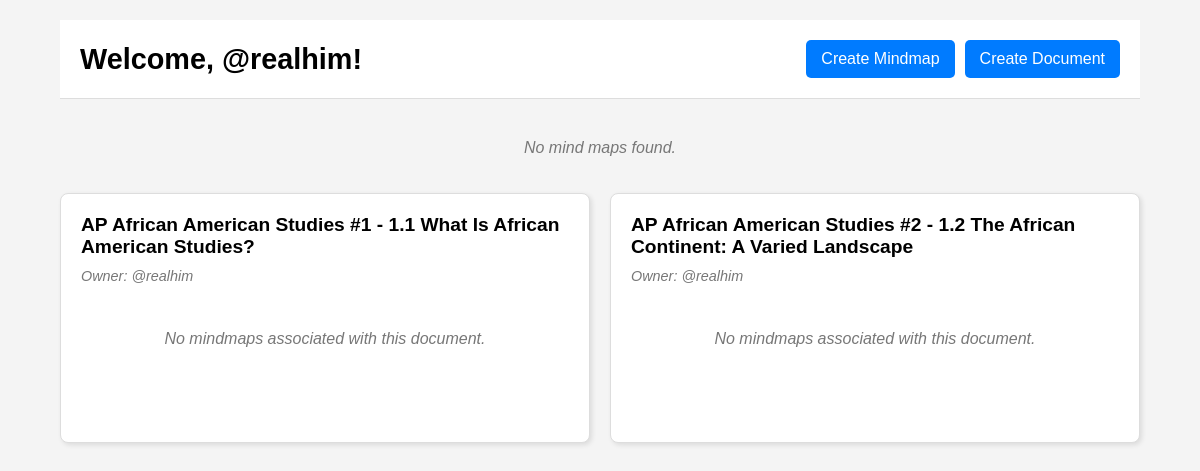
/map/ (signed in), run on an earlier commit of the app's database.
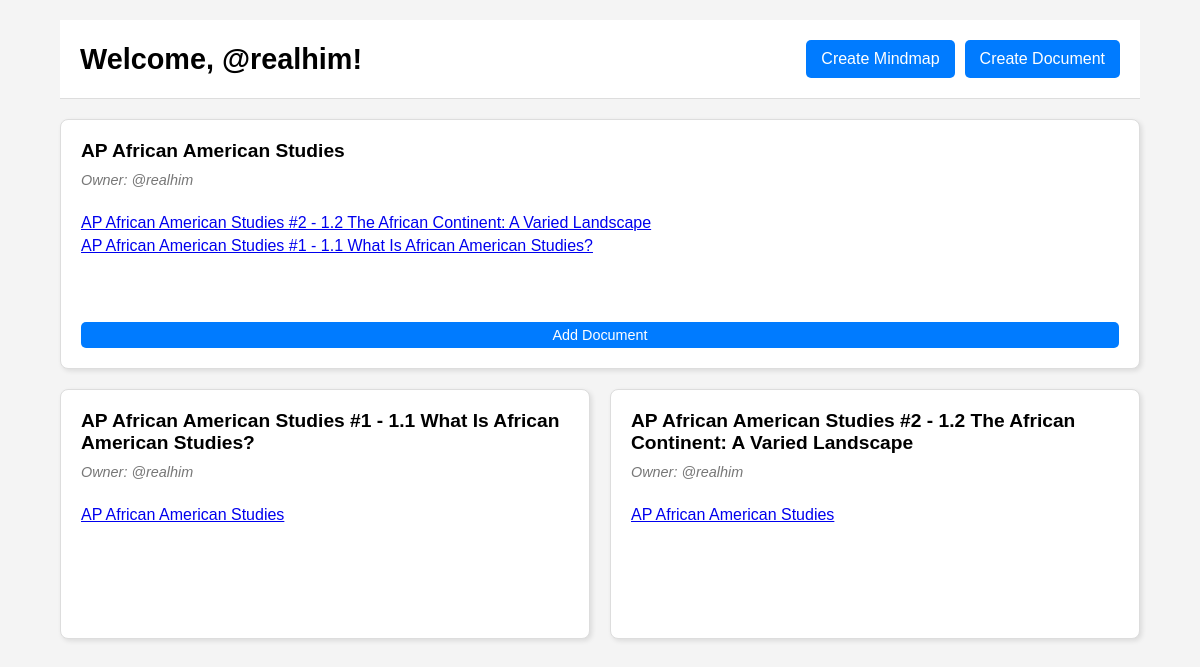
And on a later commit of the database.
### members/models.py (models this page shows, shortened)
class Member(models.Model):
    username = models.CharField(max_length=255)
    authuser = models.OneToOneField(User, on_delete=models.CASCADE)
    userId = models.BigAutoField(auto_created=True, primary_key=True, serialize=False, unique = True, null = False)
    friends = models.ManyToManyField("self", blank = True)

class Document(models.Model):
    documentId = models.BigAutoField(auto_created=True, primary_key=True, serialize=False, unique = True, null = False)
    creatorId = models.BigIntegerField(blank=False)
    name = models.CharField(max_length = 120, null=True)
    text = models.TextField()
    viewers = models.ManyToManyField(Member, blank = True)
    Mindmaps = models.ManyToManyField(Mindmap, blank = True, related_name="documents")

class Mindmap(models.Model):
    mapid = models.BigAutoField(auto_created=True, primary_key=True, serialize=False, unique = True, null = False)
    creatorId = models.BigIntegerField(blank=False)
    name = models.CharField(max_length = 120, null = True)
    map = models.TextField()
    viewers = models.ManyToManyField(Member, blank = True)

### map/views.py (the view, shortened to what this page needs)
# urls.py: path('', views.userMaps, name="userMaps"),  # Default path last
@login_required
def userMaps(request):
    if Member.objects.filter(authuser=request.user).exists():
        member = Member.objects.filter(authuser = request.user)[0]
        documents = Document.objects.filter(viewers = member)
        mindmaps = Mindmap.objects.filter(viewers = member)
        for mindmap in mindmaps:
            try:
                creator = Member.objects.get(pk=mindmap.creatorId)  # Get Member by ID
                mindmap.creator_username = creator.username  # Access username
            except Member.DoesNotExist:
                mindmap.creator_username = "Unknown"  # Handle if creator not found
        for document in documents:
            try:
                creator = Member.objects.get(pk=document.creatorId)  # Get Member by ID
                document.creator_username = creator.username  # Access username
            except Member.DoesNotExist:
                document.creator_username = "Unknown"  # Handle if creator not fou
        context = {
        'documents': documents,
        'mindmaps': mindmaps,
        'username':member.username,
        'user':request.user,
        'member':member,
        'friends': Member.objects.filter(friends = member),
        }
        return render(request, 'map/mymaps.html', context)
    return HttpResponse("No Response")

### map/templates/map/mymaps.html (shortened to what this page needs)
<!DOCTYPE html>
<html>
<head>
</head>
<body>
    <div class="container">
        <div class="header">
            <h1>Welcome, {{ username }}!</h1>
            <div class="create-buttons">
                <button id="createMindmapButton">Create Mindmap</button>
                <button id="createDocumentButton">Create Document</button>
            </div>
        </div>
        <div class="mindmap-grid grid-container">
            {% for mindmap in mindmaps %}
                <div class="mindmap-box">
                    <div class="mindmap-title">{{ mindmap.name }}</div>
                    <div class="mindmap-owner">Owner: {{ mindmap.creator_username }}</div>
                    <ul>
                        {% for document in mindmap.documents.all %}
                            <li><a href="/map/document/{{ document.name }}/">{{ document.name }}</a></li>
                        {% endfor %}
                    </ul>
                    <button class="add-document-button" data-mindmap-name="{{ mindmap.name }}">Add Document</button>
                </div>
            {% endfor %}
            {% if not mindmaps %}
                <p class="no-items">No mind maps found.</p>
            {% endif %}
        </div>
        <div class="document-grid grid-container">
            {% for document in documents %}
                <div class="document-box">
                    <div class="document-title">{{ document.name }}</div>
                    <div class="document-owner">Owner: {{ document.creator_username }}</div>
                    <ul>
                        {% for mindmap in document.Mindmaps.all %}
                            <li><a href="/map/{{ mindmap.name }}/">{{ mindmap.name }}</a></li>
                        {% endfor %}
                        {% if not document.Mindmaps.all %}
                            <li class="no-items">No mindmaps associated with this document.</li>
                        {% endif %}
                    </ul>
                </div>
            {% endfor %}
        </div>
    </div>
</body>
</html>

### map/templates/map/mymaps.html (style rules this page uses)
body { font-family: sans-serif; margin: 0; background-color: #f4f4f4; }
.container { width: 90%; max-width: 1200px; margin: 20px auto; display: grid; grid-template-columns: 1fr; gap: 20px; }
.header { grid-column: 1 / -1; background-color: #fff; padding: 20px; border-bottom: 1px solid #ddd; display: flex; justify-content: space-between; align-items: center; }
.header h1 { margin: 0; font-size: 1.8em; }
.create-buttons { display: flex; gap: 10px; }
.create-buttons button { padding: 10px 15px; background-color: #007bff; color: white; border: none; cursor: pointer; border-radius: 5px; font-size: 1em; transition: background-color 0.3s ease; }
.grid-container { display: grid; grid-template-columns: repeat(auto-fit, minmax(300px, 1fr)); gap: 20px; }
.mindmap-box, .document-box { border: 1px solid #ddd; padding: 20px; background-color: #fff; box-sizing: border-box; display: flex; flex-direction: column; min-height: 250px; box-shadow: 2px 2px 5px rgba(0, 0, 0, 0.1); border-radius: 8px; transition: transform 0.2s ease; }
.mindmap-title, .document-title { font-weight: bold; margin-bottom: 10px; font-size: 1.2em; }
.mindmap-owner, .document-owner { font-style: italic; color: #777; margin-bottom: 10px; font-size: 0.9em; }
.mindmap-box ul, .document-box ul { list-style-type: none; padding: 0; flex-grow: 1; }
.mindmap-box li, .document-box li { margin-bottom: 5px; }
.add-document-button { padding: 5px 10px; background-color: #007bff; color: white; border: none; cursor: pointer; border-radius: 5px; font-size: 0.9em; margin-top: 10px; transition: background-color 0.3s ease; }

What changed in the data, as far as the page shows it:
added Mindmap: name "AP African American Studies", creator_username "@realhim", Document (name "AP African American Studies #2 - 1.2 The African Continent: A Varied Landscape"), Document (name "AP African American Studies #1 - 1.1 What Is African American Studies?")
shown differently, row unchanged: Document "AP African American Studies #2 - 1.2 The African Continent: A Varied Landscape": no longer shows "No mindmaps associated with this document."
shown differently, row unchanged: Document "AP African American Studies #1 - 1.1 What Is African American Studies?": no longer shows "No mindmaps associated with this document."
Also different on the page:
text no longer shown: "No mind maps found."
